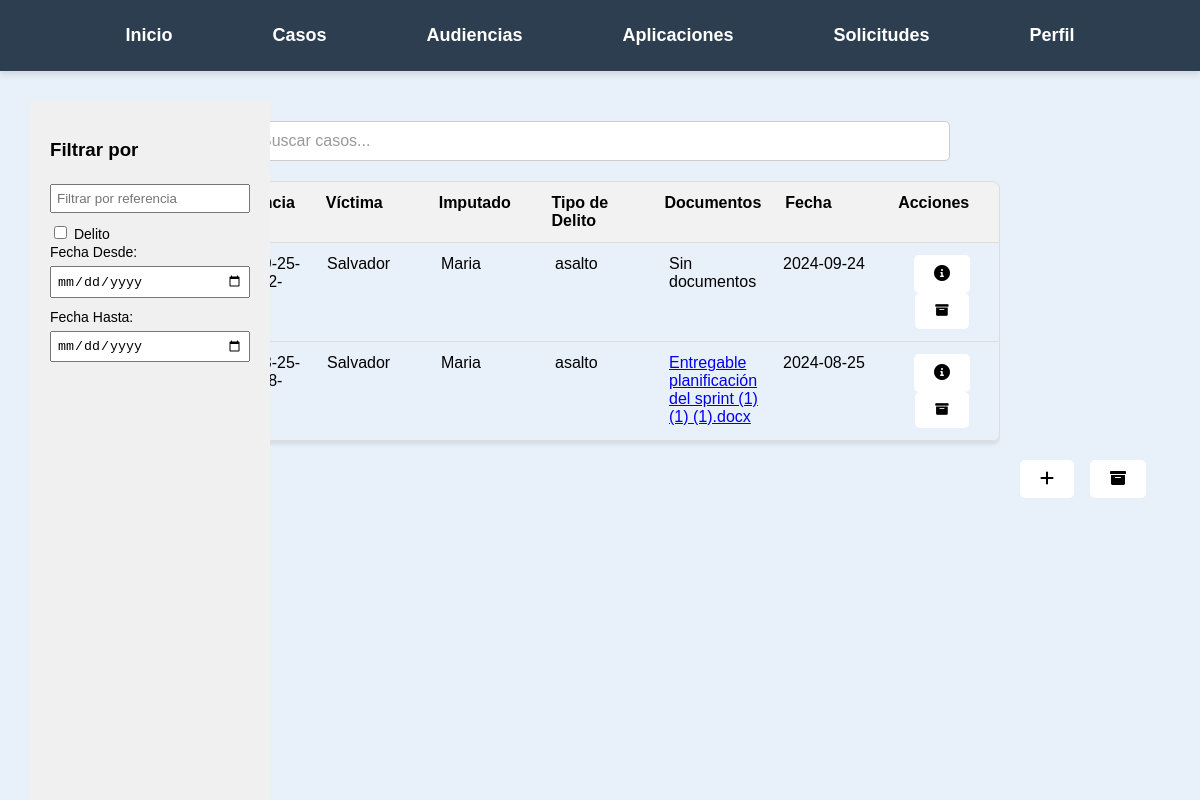
Page /Casos/Buscar_Casos.php (signed in) on the earlier database version.
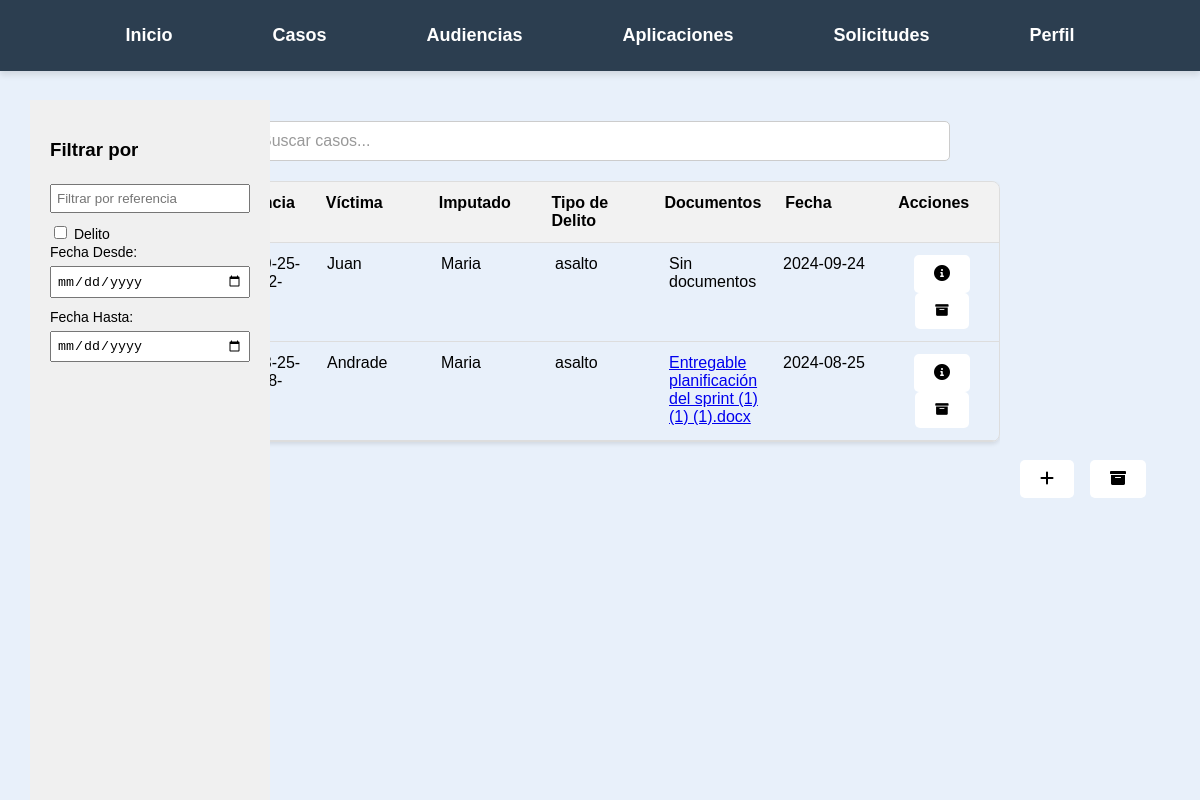
Same page on the later database version.
### tables this page shows
CREATE TABLE `casos` (
  `id` int(11) NOT NULL,
  `referencia` varchar(255) DEFAULT NULL,
  `victima` varchar(255) DEFAULT NULL,
  `imputado` varchar(255) DEFAULT NULL,
  `tipo_delito` varchar(255) DEFAULT NULL,
  `documento` varchar(255) DEFAULT NULL,
  `fecha_creacion` date NOT NULL DEFAULT current_timestamp(),
  `estado` varchar(10) DEFAULT 'activo'
);

### Casos/Buscar_Casos.php (the view, shortened to what this page needs)
<?php
$servername = "localhost";
$username = "root";
$password = "";
$dbname = "legalcc";
$conn = new mysqli($servername, $username, $password, $dbname);
$user_id = $_SESSION['user_id'];
$sql = "SELECT tipo FROM usuarios WHERE id = ?";
$stmt = $conn->prepare($sql);
$stmt->bind_param("i", $user_id);
$stmt->execute();
$stmt->bind_result($tipo_usuario);
?>
<?php
$servername = "localhost";
$username = "root";
$password = "";
$database = "legalcc";
$conn = new mysqli($servername, $username, $password, $database);
$sql = "SELECT casos.*, GROUP_CONCAT(documentos.nombre_archivo) AS archivos_documento
        FROM casos
        LEFT JOIN documentos ON casos.referencia = documentos.caso_referencia
        GROUP BY casos.id";
$result = $conn->query($sql);
?>
<!DOCTYPE html>
<html lang="en">
<head>
      <link rel="stylesheet" href="https://cdnjs.cloudflare.com/ajax/libs/font-awesome/6.0.0-beta3/css/all.min.css">
</head>
<body>
<nav>
        <ul>
            <li><a href="/Pagina_principal.php">Inicio</a></li>
            <li>
                <a href="/Casos/Buscar_Casos.php">Casos</a>
            </li>
            <li><a href="/Audiencias/Buscar_Audiencias.php">Audiencias</a></li>
            <li><a href="apps.php">Aplicaciones</a></li>
            <?php if ($tipo_usuario === 'juez'): ?>
            <li><a href="/Audiencias/ver_solicitudes.php">Solicitudes</a></li>
            <?php endif; ?>
            <li>
                <a href="/formularios/Perfil.php">Perfil</a>
            </li>
        </ul>
    </nav>
  <a id="botonArribaIzquierda" href="/Casos/Agregar_casos.php">
    <i class="fas fa-plus"></i>
</a>
<a id="botonArribaIzquierda3" href="/Archivados/casos_archivados.php">
    <i class="fas fa-archive"></i>
</a>
  <div class="container">
<center>
  <input type="text" id="inputBusqueda" onkeyup="buscarCasos()" placeholder="Buscar casos..." >
    </center>
    <div class="filter-container">
    <h3>Filtrar por</h3>
<input type="text" id="inputReferencia" placeholder="Filtrar por referencia" onkeyup="filtrarDatos()">
<div>
    <label><input type="checkbox" id="checkboxDelito" onclick="toggleDelitoOptions()"> Delito</label>
</div>
<label for="inputFechaInicio">Fecha Desde:</label>
<input type="date" id="inputFechaInicio" onchange="filtrarDatos()">
<label for="inputFechaFin">Fecha Hasta:</label>
<input type="date" id="inputFechaFin" onchange="filtrarDatos()">
</div>
  <div class="table-container">
    <div class="custom-table" id="casosTabla">
        <div class="table-header">
            <div class="table-cell">Referencia</div>
            <div class="table-cell">Víctima</div>
            <div class="table-cell">Imputado</div>
            <div class="table-cell">Tipo de Delito</div>
            <div class="table-cell">Documentos</div>
            <div class="table-cell">Fecha</div>
            <div class="table-cell">Acciones</div>
        </div>
        <?php
        if ($result->num_rows > 0) {
            while($row = $result->fetch_assoc()) {
                echo "<div class='table-row'>";
                echo "<div class='table-cell referencia'>" . $row["referencia"] . "</div>";
                echo "<div class='table-cell'>" . $row["victima"] . "</div>";
                echo "<div class='table-cell'>" . $row["imputado"] . "</div>";
                echo "<div class='table-cell'>" . $row["tipo_delito"] . "</div>";
                echo "<div class='table-cell'>";
                if (!empty($row["archivos_documento"])) {
                    $archivos_documento = explode(",", $row["archivos_documento"]);
                    foreach ($archivos_documento as $archivo) {
                        echo "<a href='documentos/" . $archivo . "' target='_blank'>" . $archivo . "</a><br>";
                    }
                } else {
                    echo "Sin documentos";
                }
                echo "</div>";
                echo "<div class='table-cell'>" . $row["fecha_creacion"] . "</div>";
                echo "<div class='table-cell'>";
                echo "<center>
        <a class='edit-button' href='ver_detalle_caso.php?referencia=" . $row['referencia'] . "'>
            <i class='fas fa-info-circle'></i>
            <span class='tooltiptext'>Detalles de Caso</span>
        </a>
      </center>";
      echo "<center>";
      echo "<button class='archive-button' onclick=\"archivarCaso('" . $row['referencia'] . "')\">
              <i class='fas fa-archive'></i>
              <span class='tooltiptext2'>Archivar caso</span>
            </button>";
      echo "</center>";
                echo "</div>";
                echo "</div>";
            }
        } else {
            echo "<div class='no-data' colspan='6'>No hay casos registrados.</div>";
        }
        ?>
    </div>
</div>
</body>
</html>

Differences in the rows shown:
changed casos: victima "Salvador" → "Andrade"
changed casos: victima "Salvador" → "Juan"
